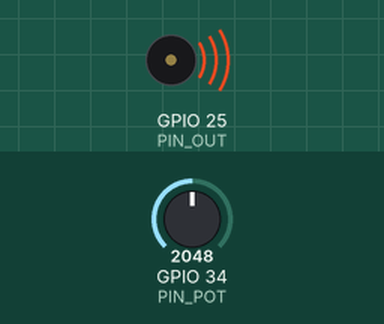
Recording of a sketch running on a simulated ESP32. Shown: buzzer (waves = sounding). The inputs (shaded band) are chosen by the test bench; at power-on: GPIO 34 (PIN_POT) = 2048. What the sketch prints to the serial monitor is not drawn.

Above: at 0.2 s.
Timing chart, 0 to 1.7 s (numbered marks = the images above):
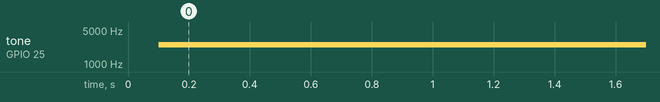

The sketch:

main.ino
```cpp
// Generador de Frecuencia ESP32 con Potenciómetro

const int PIN_POT = 34; // Pin ADC para el potenciómetro
const int PIN_OUT = 25; // Pin de salida PWM (LEDC)

const int PWM_CANAL = 0;       // Canal LEDC (0-15)
const int PWM_RESOLUCION = 8;  // Resolución PWM de 8 bits (0-255) - No afecta a ledcWriteTone
const int FREC_INICIAL = 1000; // Frecuencia inicial temporal

unsigned long tiempoAnterior = 0;
const int INTERVALO_MS = 100; // Actualizar cada 100 ms

void setup() {
  Serial.begin(115200);

  // Configuración del generador PWM (LEDC)
  ledcSetup(PWM_CANAL, FREC_INICIAL, PWM_RESOLUCION);
  ledcAttachPin(PIN_OUT, PWM_CANAL);

  Serial.println("Generador de Frecuencia ESP32 Iniciado.");
}

void loop() {
  unsigned long tiempoActual = millis();

  // Ejecución no bloqueante
  if (tiempoActual - tiempoAnterior >= INTERVALO_MS) {
    tiempoAnterior = tiempoActual;

    // Leer el potenciómetro (resolución 12 bits de ESP32 = 0 a 4095)
    int valorPot = analogRead(PIN_POT);

    // Mapear el valor a una frecuencia útil (ej. 10 Hz a 5000 Hz)
    int frecuencia = map(valorPot, 0, 4095, 10, 5000);

    // Actualizar la frecuencia de la señal PWM
    ledcWriteTone(PWM_CANAL, frecuencia);

    // Enviar datos por UART
    Serial.print("ADC: ");
    Serial.print(valorPot);
    Serial.print(" | Frecuencia: ");
    Serial.print(frecuencia);
    Serial.println(" Hz");
  }
}
```

Measured:
- by itself, tone on GPIO 25 (PIN_OUT): silent → 2505 Hz at 0.10 s
